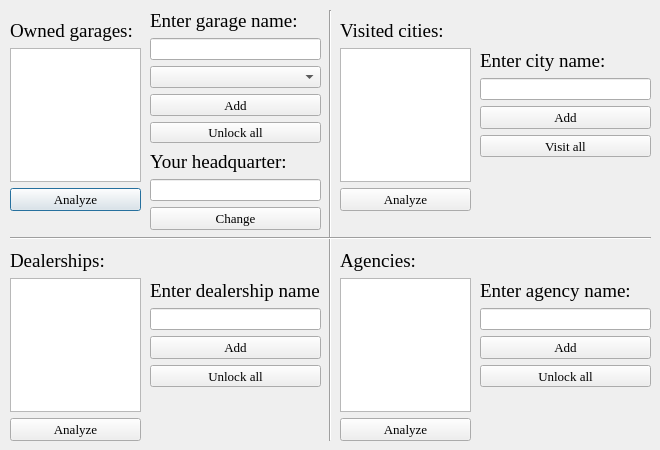
<?xml version="1.0" encoding="UTF-8"?>
<ui version="4.0">
 <class>SecondWindow</class>
 <widget class="QDialog" name="SecondWindow">
  <property name="geometry">
   <rect>
    <x>0</x>
    <y>0</y>
    <width>660</width>
    <height>450</height>
   </rect>
  </property>
  <property name="minimumSize">
   <size>
    <width>660</width>
    <height>430</height>
   </size>
  </property>
  <property name="maximumSize">
   <size>
    <width>660</width>
    <height>450</height>
   </size>
  </property>
  <property name="windowTitle">
   <string>Unlock garages, cities and etc...</string>
  </property>
  <property name="locale">
   <locale language="English" country="UnitedStates"/>
  </property>
  <widget class="QWidget" name="gridLayoutWidget_4">
   <property name="geometry">
    <rect>
     <x>10</x>
     <y>20</y>
     <width>131</width>
     <height>191</height>
    </rect>
   </property>
   <layout class="QGridLayout" name="garages_layout">
    <item row="1" column="0">
     <widget class="QTextBrowser" name="garages_text">
      <property name="horizontalScrollBarPolicy">
       <enum>Qt::ScrollBarAlwaysOff</enum>
      </property>
     </widget>
    </item>
    <item row="0" column="0">
     <widget class="QLabel" name="garages_label">
      <property name="font">
       <font>
        <family>Times New Roman</family>
        <pointsize>14</pointsize>
       </font>
      </property>
      <property name="text">
       <string>Owned garages:</string>
      </property>
     </widget>
    </item>
    <item row="2" column="0">
     <widget class="QPushButton" name="garages_analyze">
      <property name="font">
       <font>
        <family>Times New Roman</family>
        <pointsize>10</pointsize>
       </font>
      </property>
      <property name="text">
       <string>Analyze</string>
      </property>
     </widget>
    </item>
   </layout>
  </widget>
  <widget class="QWidget" name="gridLayoutWidget_5">
   <property name="geometry">
    <rect>
     <x>340</x>
     <y>20</y>
     <width>131</width>
     <height>191</height>
    </rect>
   </property>
   <layout class="QGridLayout" name="cities_layout">
    <item row="1" column="0">
     <widget class="QTextBrowser" name="cities_text">
      <property name="horizontalScrollBarPolicy">
       <enum>Qt::ScrollBarAlwaysOff</enum>
      </property>
      <property name="openLinks">
       <bool>false</bool>
      </property>
     </widget>
    </item>
    <item row="2" column="0">
     <widget class="QPushButton" name="cities_analyze">
      <property name="font">
       <font>
        <family>Times New Roman</family>
        <pointsize>10</pointsize>
       </font>
      </property>
      <property name="text">
       <string>Analyze</string>
      </property>
     </widget>
    </item>
    <item row="0" column="0">
     <widget class="QLabel" name="cities_visited_label">
      <property name="font">
       <font>
        <family>Times New Roman</family>
        <pointsize>14</pointsize>
       </font>
      </property>
      <property name="text">
       <string>Visited cities:</string>
      </property>
     </widget>
    </item>
   </layout>
  </widget>
  <widget class="QWidget" name="gridLayoutWidget_2">
   <property name="geometry">
    <rect>
     <x>10</x>
     <y>250</y>
     <width>131</width>
     <height>191</height>
    </rect>
   </property>
   <layout class="QGridLayout" name="dealerships_layout">
    <item row="0" column="0">
     <widget class="QLabel" name="dealerships_label">
      <property name="font">
       <font>
        <family>Times New Roman</family>
        <pointsize>14</pointsize>
       </font>
      </property>
      <property name="text">
       <string>Dealerships:</string>
      </property>
     </widget>
    </item>
    <item row="1" column="0">
     <widget class="QTextBrowser" name="dealerships_text">
      <property name="horizontalScrollBarPolicy">
       <enum>Qt::ScrollBarAlwaysOff</enum>
      </property>
     </widget>
    </item>
    <item row="2" column="0">
     <widget class="QPushButton" name="dealerships_analyze">
      <property name="font">
       <font>
        <family>Times New Roman</family>
        <pointsize>10</pointsize>
       </font>
      </property>
      <property name="text">
       <string>Analyze</string>
      </property>
     </widget>
    </item>
   </layout>
  </widget>
  <widget class="QWidget" name="gridLayoutWidget_6">
   <property name="geometry">
    <rect>
     <x>340</x>
     <y>250</y>
     <width>131</width>
     <height>191</height>
    </rect>
   </property>
   <layout class="QGridLayout" name="agencies_layout">
    <item row="0" column="0">
     <widget class="QLabel" name="agencies_label">
      <property name="font">
       <font>
        <family>Times New Roman</family>
        <pointsize>14</pointsize>
       </font>
      </property>
      <property name="text">
       <string>Agencies:</string>
      </property>
     </widget>
    </item>
    <item row="1" column="0">
     <widget class="QTextBrowser" name="agencies_text">
      <property name="horizontalScrollBarPolicy">
       <enum>Qt::ScrollBarAlwaysOff</enum>
      </property>
     </widget>
    </item>
    <item row="2" column="0">
     <widget class="QPushButton" name="agencies_analyze">
      <property name="font">
       <font>
        <family>Times New Roman</family>
        <pointsize>10</pointsize>
       </font>
      </property>
      <property name="text">
       <string>Analyze</string>
      </property>
     </widget>
    </item>
   </layout>
  </widget>
  <widget class="Line" name="v_line">
   <property name="geometry">
    <rect>
     <x>320</x>
     <y>10</y>
     <width>20</width>
     <height>431</height>
    </rect>
   </property>
   <property name="orientation">
    <enum>Qt::Vertical</enum>
   </property>
  </widget>
  <widget class="Line" name="h_line">
   <property name="geometry">
    <rect>
     <x>10</x>
     <y>230</y>
     <width>641</width>
     <height>16</height>
    </rect>
   </property>
   <property name="orientation">
    <enum>Qt::Horizontal</enum>
   </property>
  </widget>
  <widget class="QWidget" name="gridLayoutWidget">
   <property name="geometry">
    <rect>
     <x>150</x>
     <y>10</y>
     <width>171</width>
     <height>133</height>
    </rect>
   </property>
   <layout class="QGridLayout" name="add_garage">
    <item row="3" column="0">
     <widget class="QPushButton" name="garage_add">
      <property name="font">
       <font>
        <family>Times New Roman</family>
        <pointsize>10</pointsize>
       </font>
      </property>
      <property name="text">
       <string>Add</string>
      </property>
     </widget>
    </item>
    <item row="1" column="0">
     <widget class="QLineEdit" name="garage_lineedit"/>
    </item>
    <item row="4" column="0">
     <widget class="QPushButton" name="garage_unlock_all">
      <property name="font">
       <font>
        <family>Times New Roman</family>
        <pointsize>10</pointsize>
       </font>
      </property>
      <property name="text">
       <string>Unlock all</string>
      </property>
     </widget>
    </item>
    <item row="0" column="0">
     <widget class="QLabel" name="garage_label">
      <property name="font">
       <font>
        <family>Times New Roman</family>
        <pointsize>14</pointsize>
       </font>
      </property>
      <property name="text">
       <string>Enter garage name:</string>
      </property>
     </widget>
    </item>
    <item row="2" column="0">
     <widget class="QComboBox" name="garage_size"/>
    </item>
   </layout>
  </widget>
  <widget class="QWidget" name="gridLayoutWidget_3">
   <property name="geometry">
    <rect>
     <x>480</x>
     <y>50</y>
     <width>171</width>
     <height>107</height>
    </rect>
   </property>
   <layout class="QGridLayout" name="add_city">
    <item row="2" column="0">
     <widget class="QPushButton" name="city_add">
      <property name="font">
       <font>
        <family>Times New Roman</family>
        <pointsize>10</pointsize>
       </font>
      </property>
      <property name="text">
       <string>Add</string>
      </property>
     </widget>
    </item>
    <item row="1" column="0">
     <widget class="QLineEdit" name="city_lineedit"/>
    </item>
    <item row="0" column="0">
     <widget class="QLabel" name="city_label">
      <property name="font">
       <font>
        <family>Times New Roman</family>
        <pointsize>14</pointsize>
       </font>
      </property>
      <property name="text">
       <string>Enter city name:</string>
      </property>
     </widget>
    </item>
    <item row="3" column="0">
     <widget class="QPushButton" name="city_unlock_all">
      <property name="font">
       <font>
        <family>Times New Roman</family>
        <pointsize>10</pointsize>
       </font>
      </property>
      <property name="text">
       <string>Visit all</string>
      </property>
     </widget>
    </item>
   </layout>
  </widget>
  <widget class="QWidget" name="gridLayoutWidget_7">
   <property name="geometry">
    <rect>
     <x>150</x>
     <y>280</y>
     <width>171</width>
     <height>107</height>
    </rect>
   </property>
   <layout class="QGridLayout" name="add_dealership">
    <item row="2" column="0">
     <widget class="QPushButton" name="dealership_add">
      <property name="font">
       <font>
        <family>Times New Roman</family>
        <pointsize>10</pointsize>
       </font>
      </property>
      <property name="text">
       <string>Add</string>
      </property>
     </widget>
    </item>
    <item row="1" column="0">
     <widget class="QLineEdit" name="dealership_lineedit"/>
    </item>
    <item row="0" column="0">
     <widget class="QLabel" name="dealership_label">
      <property name="font">
       <font>
        <family>Times New Roman</family>
        <pointsize>14</pointsize>
       </font>
      </property>
      <property name="text">
       <string>Enter dealership name:</string>
      </property>
     </widget>
    </item>
    <item row="3" column="0">
     <widget class="QPushButton" name="dealership_unlock_all">
      <property name="font">
       <font>
        <family>Times New Roman</family>
        <pointsize>10</pointsize>
       </font>
      </property>
      <property name="text">
       <string>Unlock all</string>
      </property>
     </widget>
    </item>
   </layout>
  </widget>
  <widget class="QWidget" name="gridLayoutWidget_8">
   <property name="geometry">
    <rect>
     <x>480</x>
     <y>280</y>
     <width>171</width>
     <height>107</height>
    </rect>
   </property>
   <layout class="QGridLayout" name="add_agency">
    <item row="2" column="0">
     <widget class="QPushButton" name="agency_add">
      <property name="font">
       <font>
        <family>Times New Roman</family>
        <pointsize>10</pointsize>
       </font>
      </property>
      <property name="text">
       <string>Add</string>
      </property>
     </widget>
    </item>
    <item row="1" column="0">
     <widget class="QLineEdit" name="agency_lineedit"/>
    </item>
    <item row="0" column="0">
     <widget class="QLabel" name="agency_label">
      <property name="font">
       <font>
        <family>Times New Roman</family>
        <pointsize>14</pointsize>
       </font>
      </property>
      <property name="text">
       <string>Enter agency name:</string>
      </property>
     </widget>
    </item>
    <item row="3" column="0">
     <widget class="QPushButton" name="agency_unlock_all">
      <property name="font">
       <font>
        <family>Times New Roman</family>
        <pointsize>10</pointsize>
       </font>
      </property>
      <property name="text">
       <string>Unlock all</string>
      </property>
     </widget>
    </item>
   </layout>
  </widget>
  <widget class="QWidget" name="gridLayoutWidget_9">
   <property name="geometry">
    <rect>
     <x>150</x>
     <y>150</y>
     <width>171</width>
     <height>80</height>
    </rect>
   </property>
   <layout class="QGridLayout" name="headquarter_layout">
    <item row="0" column="0">
     <widget class="QLabel" name="headquarter_label">
      <property name="font">
       <font>
        <family>Times New Roman</family>
        <pointsize>14</pointsize>
       </font>
      </property>
      <property name="text">
       <string>Your headquarter:</string>
      </property>
     </widget>
    </item>
    <item row="1" column="0">
     <widget class="QLineEdit" name="headquarter_lineedit"/>
    </item>
    <item row="2" column="0">
     <widget class="QPushButton" name="headquarter_change">
      <property name="font">
       <font>
        <family>Times New Roman</family>
        <pointsize>10</pointsize>
       </font>
      </property>
      <property name="text">
       <string>Change</string>
      </property>
     </widget>
    </item>
   </layout>
  </widget>
 </widget>
 <resources/>
 <connections/>
</ui>
